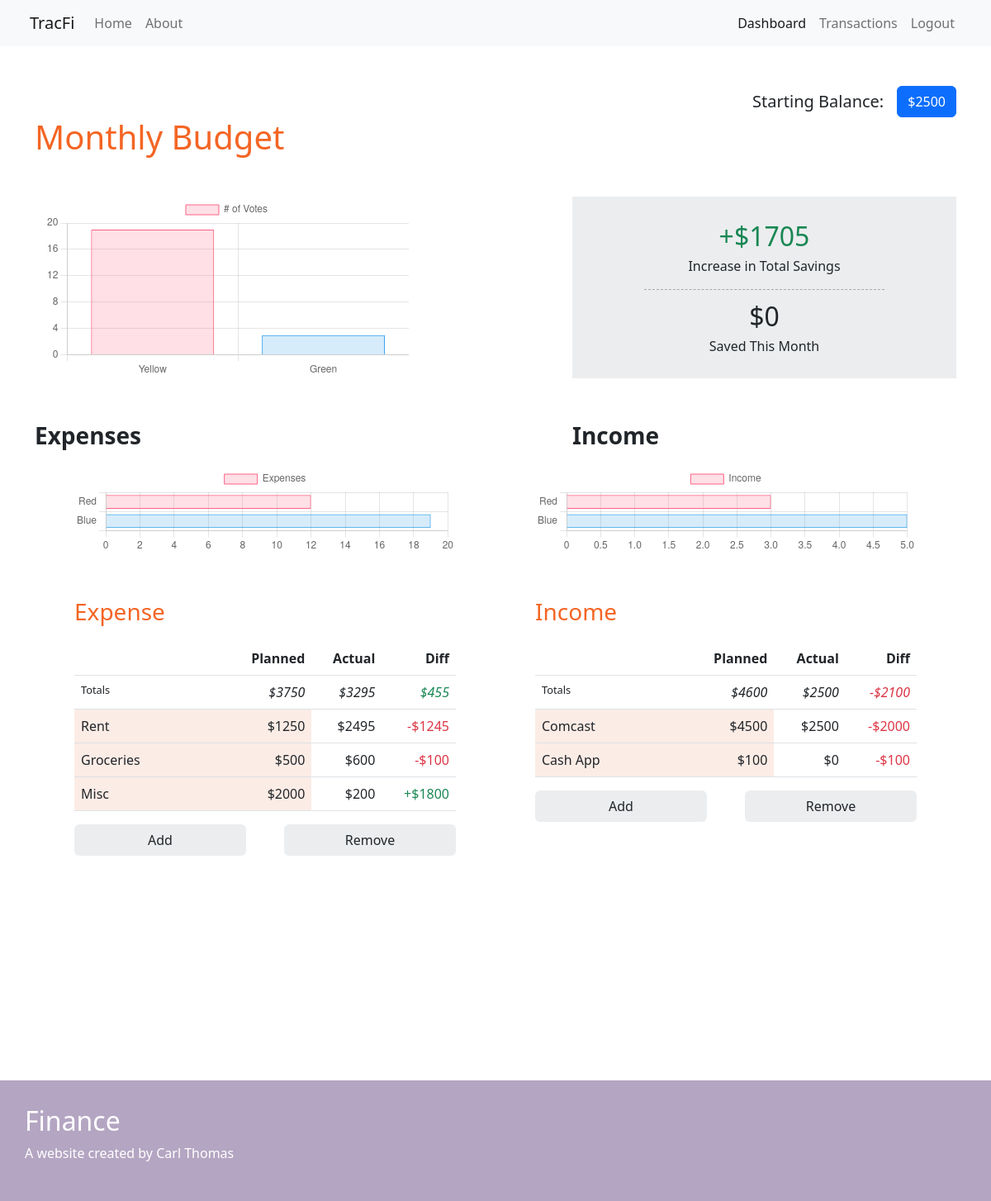
The page /dashboard (signed in) on the database as committed earlier.
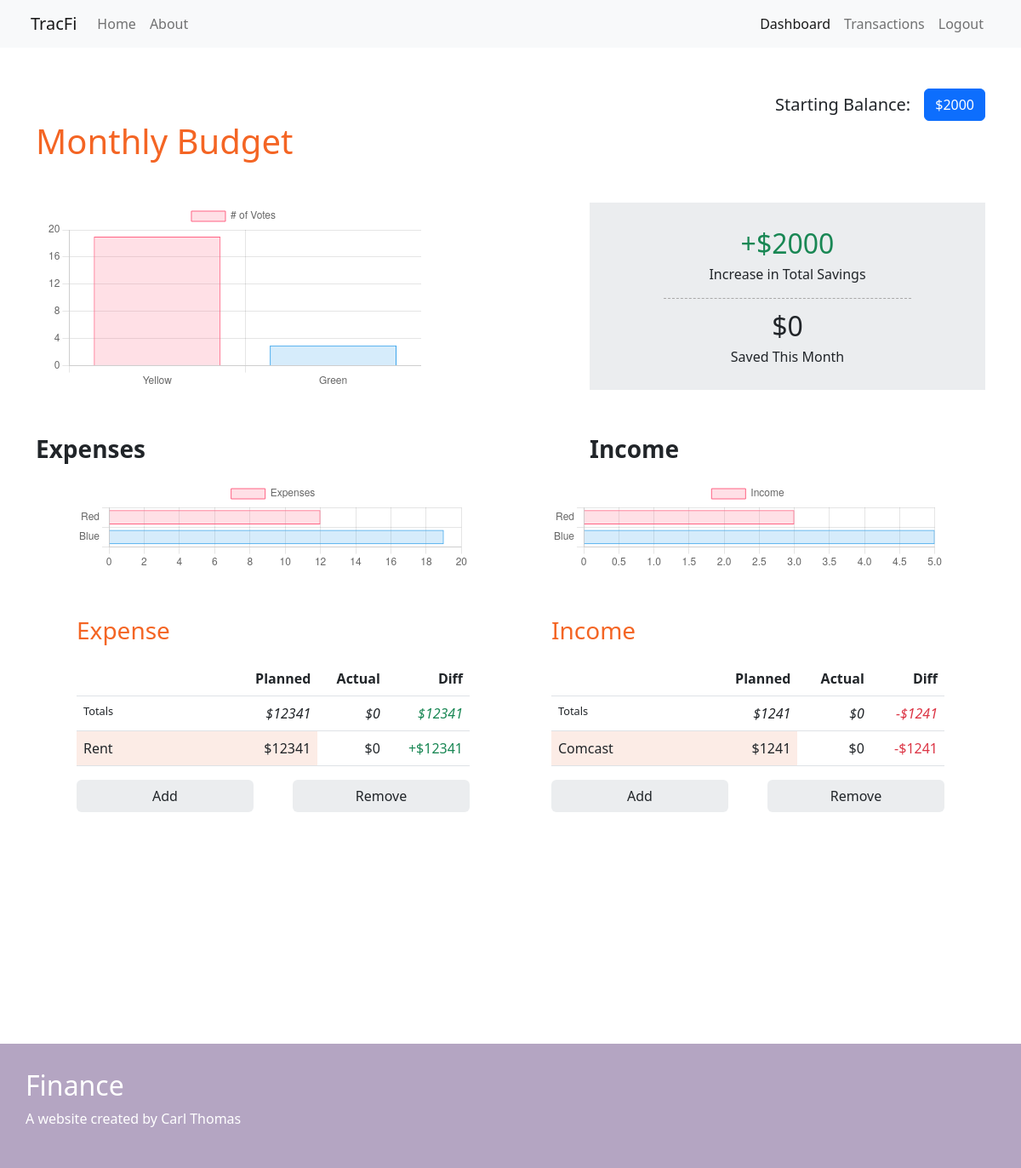
The same page on the database as committed later.
### testwebsite/models.py (models this page shows, shortened)
class StartingBalance(db.Model):
    id = db.Column(db.Integer, primary_key=True, nullable=False)
    user_id = db.Column(db.Integer, db.ForeignKey('user.id'), nullable=False)
    starting_balance = db.Column(db.Integer, nullable=False)
    date = db.Column(db.DATETIME, nullable=False, default=datetime.utcnow())

class ExpenseCategories(db.Model):
    id = db.Column(db.Integer, primary_key=True)
    user_id = db.Column(db.Integer, db.ForeignKey('user.id'), nullable=False)
    name = db.Column(db.String(20), nullable=False)
    planned_amount = db.Column(db.Integer, nullable=False)
    expense_transactions = db.relationship('ExpenseTransactions', cascade='all, delete', backref='exp_category_name',
                                           lazy=True)

class IncomeCategories(db.Model):
    id = db.Column(db.Integer, primary_key=True)
    user_id = db.Column(db.Integer, db.ForeignKey('user.id'), nullable=False)
    name = db.Column(db.String(20), nullable=False)
    planned_amount = db.Column(db.Integer, nullable=False)
    income_transactions = db.relationship('IncomeTransactions', cascade='all, delete', backref='inc_category_name', lazy=True)

### testwebsite/routes.py (the view)
@app.route("/dashboard", methods=["POST", "GET"])
@login_required
def dashboard():
    exp_category_totals = show_categories('expense')
    inc_category_totals = show_categories('income')
    balance_form = BalanceForm()
    add_expense_category_form = AddExpenseCategoryForm()
    starting_balance = StartingBalance.query.filter_by(user_id=current_user.id).all()
    add_income_category_form = AddIncomeCategoryForm()
    expense_categories = [category for category in ExpenseCategories.query.filter_by(user_id=current_user.id)]
    income_categories = [category for category in IncomeCategories.query.filter_by(user_id=current_user.id)]
    expense_transaction_total = sum(
        [i.amount for i in ExpenseTransactions.query.filter_by(user_id=current_user.id).all()])
    income_transaction_total = sum(
        [i.amount for i in IncomeTransactions.query.filter_by(user_id=current_user.id).all()])
    expense_total = sum([amount.planned_amount for amount in expense_categories])
    income_total = sum([amount.planned_amount for amount in income_categories])
    if current_user.is_authenticated:
        if request.method == "POST":
            if balance_form.validate_on_submit() and balance_form.starting_balance.data:
                try:
                    stmt = StartingBalance(user_id=current_user.id, starting_balance=balance_form.starting_balance.data)
                    db.session.add(stmt)
                    db.session.commit()
                    flash('Starting Balance Updated!', 'success')
                    return redirect(url_for('dashboard'))
                except Err as e:
                    print(f'SQLAlchemy Error: {e}')
                    return redirect(url_for('dashboard'))
            elif add_expense_category_form.validate_on_submit() and add_expense_category_form.expense_name.data:
                category = ExpenseCategories(user_id=current_user.id,
                                             name=add_expense_category_form.expense_name.data,
                                             planned_amount=add_expense_category_form.expense_planned.data)
                db.session.add(category)
                db.session.commit()
                flash('New Expense Category Added!', 'success')
                return redirect(url_for('dashboard'))
            elif "RemoveExpense" in request.form.to_dict():
                try:
                    user = db.session.query(ExpenseCategories).filter(ExpenseCategories.user_id == current_user.id).first()
                    db.session.delete(user)
                    db.session.commit()
                    flash('Expense Category Removed', 'success')
                except Err as e:
                    print(f'SQLAlchemy Error: {e}')
                    return redirect(url_for('dashboard'))
                return redirect(url_for('dashboard'))
            elif add_income_category_form.validate_on_submit() and add_income_category_form.income_name.data:
                category = IncomeCategories(user_id=current_user.id, name=add_income_category_form.income_name.data,
                                            planned_amount=add_income_category_form.income_planned.data)
                db.session.add(category)
                db.session.commit()
                flash('New Income Category Added!', 'success')
                return redirect(url_for('dashboard'))
            elif "RemoveIncome" in request.form.to_dict():
                try:
                    user = db.session.query(IncomeCategories).filter(IncomeCategories.user_id == current_user.id).first()
                    db.session.delete(user)
                    db.session.commit()
                    flash('Income Category Removed!', 'success')
                except Err as e:
                    print(f'SQLAlchemy Error: {e}')
                    return redirect(url_for('dashboard'))
                return redirect(url_for('dashboard'))
            else:
                return render_template('./dashboard.html', title='Dashboard', balance_form=balance_form,
                                       add_expense_category_form=add_expense_category_form,
                                       add_income_category_form=add_income_category_form,
                                       expense_categories=expense_categories, income_categories=income_categories,
                                       expense_total=expense_total, income_total=income_total,
                                       starting_balance=starting_balance, exp_category_totals=exp_category_totals,
                                       expense_transaction_total=expense_transaction_total,
                                       income_transaction_total=income_transaction_total,
                                       inc_category_totals=inc_category_totals)
        else:
            return render_template('./dashboard.html', title='Dashboard', balance_form=balance_form,
                                   add_expense_category_form=add_expense_category_form,
                                   add_income_category_form=add_income_category_form,
                                   expense_categories=expense_categories, income_categories=income_categories,
                                   expense_total=expense_total, income_total=income_total,
                                   starting_balance=starting_balance, exp_category_totals=exp_category_totals,
                                   expense_transaction_total=expense_transaction_total,
                                   income_transaction_total=income_transaction_total,
                                   inc_category_totals=inc_category_totals)

### testwebsite/models.py (called while the page is built)
@login_manager.user_loader
def load_user(user_id):
    return User.query.get(int(user_id))

### testwebsite/routes.py (called while the page is built)
def show_categories(key):
    totals = {}
    query2 = [ExpenseCategories.query.filter_by(user_id=current_user.id).all() if key == 'expense' else
              IncomeCategories.query.filter_by(user_id=current_user.id).all()]
    query = [ExpenseTransactions.query.filter_by(user_id=current_user.id).all() if key == 'expense' else
             IncomeTransactions.query.filter_by(user_id=current_user.id).all()]
    for category_name in query2[0]:
        totals[category_name.name] = 0
        for instance in query[0]:
            if instance.category == category_name.name:
                totals[category_name.name] += instance.amount
    return totals

### testwebsite/templates/dashboard.html (shortened to what the changed rows need)
{% extends "layout.html" %}
{% block content %}
    <div class="dashboard--main container p-4">
        <div class="row mt-4">
            <div class="p-0 d-flex justify-content-end fs-5">
                <p class="d-flex align-self-center pe-3 mb-0">Starting Balance: </p>
                <button type="button" class="btn btn-primary" data-bs-toggle="modal" data-bs-target="#exampleModal">
                    {% if starting_balance %}
                        ${{ starting_balance[-1].starting_balance }}
                        {% else %}
                        $0.00
                    {% endif %}
                </button>
            </div>
        </div>
        <div class="row">
            <div class="col-6 p-0">
                <h1 class="mb-0 p-0 header--orange">Monthly Budget</h1>
            </div>
        </div>
        <div class="row justify-content-between">
            <div class="col-5 mt-5 p-2 d-flex flex-column align-items-center" style="background-color: #ebedef">
                <div class="pb-2 d-flex justify-content-center flex-column text-center" style="width: 65%">
                    {% if starting_balance %}
                        {% if (starting_balance[-1].starting_balance + income_transaction_total) - expense_transaction_total > 0 %}
                            <p class="mt-3 fs-2 m-0 text-success">+${{ (starting_balance[-1].starting_balance + income_transaction_total) - expense_transaction_total }}</p>
                            {% else %}
                                <p class="mt-3 fs-2 m-0 text-danger">-${{ -1 * ((starting_balance[-1].starting_balance + income_transaction_total) - expense_transaction_total) }}</p>
                        {% endif %}
                        {% else %}
                            <p class="mt-3 fs-2 m-0 text-success">$0</p>
                    {% endif %}
                    <p class="fs-6 m-0 pb-3" style="border-bottom: 1px dashed darkgray">Increase in Total Savings</p>
                </div>
            </div>
        </div>
        <div class="row justify-content-between mt-5">
            <div class="col ps-5 pe-5 mb-5">
                <table class="table dashboard--table float-end">
                    <tr>
                        <th></th>
                        <th>Planned</th>
                        <th>Actual</th>
                        <th>Diff</th>
                    </tr>
                    <tr>
                        <th class="total--header fw-light">Totals</th>
                        <th class="fw-light fst-italic">${{ expense_total }}</th>
                        <th class="fw-light fst-italic">${{ expense_transaction_total }}</th>
                        {% if expense_total - expense_transaction_total < 0 %}
                            <th class="fw-light fst-italic text-danger">
                                -${{ -1 * (expense_total - expense_transaction_total) }}
                            </th>
                            {% elif expense_total - expense_transaction_total == 0 %}
                                <th class="fw-light fst-italic">
                                    ${{ (expense_total - expense_transaction_total) }}
                                </th>
                            {% else %}
                            <th class="fw-light fst-italic text-success">
                                ${{ (expense_total - expense_transaction_total) }}
                            </th>
                        {% endif %}
                    </tr>
                    {% for row in expense_categories %}
                        <tr>
                            <td>{{ row.name }}</td>
                            <td>${{ row.planned_amount }}</td>
                            <td>${{ exp_category_totals[row.name] }}</td>
                            {% if row.planned_amount - exp_category_totals[row.name] < 0 %}
                                <td class="text-danger">
                                    -${{ -1 * (row.planned_amount - exp_category_totals[row.name]) }}
                                </td>
                                {% else %}
                                    <td class="text-success">
                                        +${{ row.planned_amount - exp_category_totals[row.name] }}
                                    </td>
                            {% endif %}
                        </tr>
                    {% endfor %}
                </table>
            </div>
            <div class="col pe-5 ps-5">
                <table class="table dashboard--table float-end">
                    <tr>
                        <th></th>
                        <th>Planned</th>
                        <th>Actual</th>
                        <th>Diff</th>
                    </tr>
                    <tr>
                        <th class="total--header fw-light">Totals</th>
                        <th class="fw-light fst-italic">${{ income_total }}</th>
                        <th class="fw-light fst-italic">${{ income_transaction_total }}</th>
                        {% if -1 * (income_total - income_transaction_total) < income_total %}
                            <th class="fw-light fst-italic text-danger">
                                -${{ (income_total - income_transaction_total) }}
                            </th>
                            {% elif (income_total - income_transaction_total) == 0 %}
                                <th class="fw-light fst-italic">
                                    ${{ (income_total - income_transaction_total) }}
                                </th>
                            {% else %}
                            <th class="fw-light fst-italic text-success">
                                +${{ -1 * (income_total - income_transaction_total) }}
                            </th>
                        {% endif %}
                    </tr>
                    {% for row in income_categories %}
                        <tr>
                            <td>{{ row.name }}</td>
                            <td>${{ row.planned_amount }}</td>
                            <td>${{ inc_category_totals[row.name] }}</td>
                            {% if -1 * (row.planned_amount - inc_category_totals[row.name]) < row.planned_amount %}
                                <td class="text-danger">
                                    -${{ (row.planned_amount - inc_category_totals[row.name]) }}
                                </td>
                                {% elif (row.planned_amount - inc_category_totals[row.name]) == 0 %}
                                    <td>
                                        ${{ (row.planned_amount - inc_category_totals[row.name]) }}
                                    </td>
                                {% else %}
                                    <td class="text-success">
                                        +${{ -1 * (row.planned_amount - inc_category_totals[row.name]) }}
                                    </td>
                            {% endif %}
                        </tr>
                    {% endfor %}
                </table>
            </div>
        </div>
    </div>
{% endblock content %}

Rows that differ between the two databases and show on the page:
removed StartingBalance: starting_balance "2500", starting_balance "1705"
removed ExpenseCategories: name "Groceries", planned_amount "500", name "600", 1*(row.planned_amount-exp_category_totals[row.name]) "100"
removed ExpenseCategories: name "Misc", planned_amount "2000", name "200", row.planned_amount-exp_category_totals[row.name] "1800"
removed IncomeCategories: name "Cash App", planned_amount "100", name "0", (row.planned_amount-inc_category_totals[row.name]) "100"
now on this page (row edited): StartingBalance: starting_balance "2000"
changed ExpenseCategories "Rent": planned_amount "1250" → "12341"; name "2495" → "0"; row.planned_amount-exp_category_totals[row.name] (not shown) → "12341"; 1*(row.planned_amount-exp_category_totals[row.name]) "1245" → (not shown); planned_amount "-$" → "+$"
changed IncomeCategories "Comcast": planned_amount "4500" → "1241"; name "2500" → "0"; (row.planned_amount-inc_category_totals[row.name]) "2000" → "1241"
Other text that changed with them:
{{ expense_total }}: "3750" → "12341"
{{ expense_transaction_total }}: "3295" → "0"
{{ (expense_total - expense_transaction_total) }}: "455" → "12341"
{{ income_total }}: "4600" → "1241"
{{ income_transaction_total }}: "2500" → "0"
{{ (income_total - income_transaction_total) }}: "2100" → "1241"
